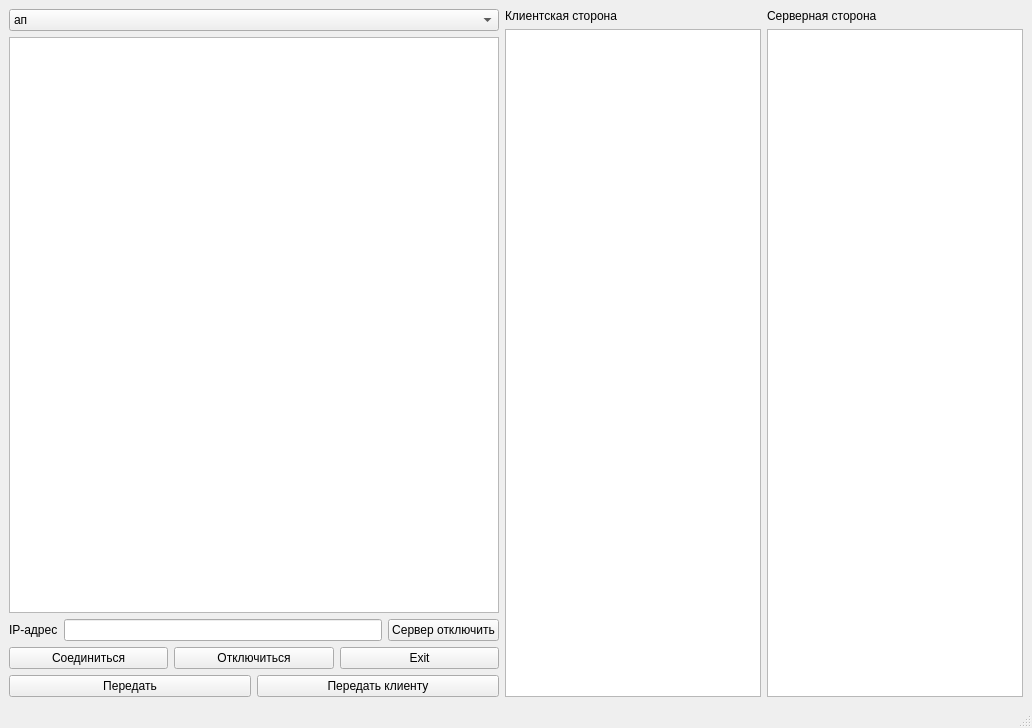
<?xml version="1.0" encoding="UTF-8"?>
<ui version="4.0">
 <class>MainWindow</class>
 <widget class="QMainWindow" name="MainWindow">
  <property name="geometry">
   <rect>
    <x>0</x>
    <y>0</y>
    <width>1032</width>
    <height>728</height>
   </rect>
  </property>
  <property name="windowTitle">
   <string>MainWindow</string>
  </property>
  <widget class="QWidget" name="centralwidget">
   <layout class="QHBoxLayout" name="horizontalLayout_7">
    <item>
     <layout class="QHBoxLayout" name="horizontalLayout_6">
      <item>
       <layout class="QVBoxLayout" name="verticalLayout_2">
        <item>
         <widget class="QComboBox" name="comboBox">
          <item>
           <property name="text">
            <string>ап</string>
           </property>
          </item>
         </widget>
        </item>
        <item>
         <widget class="QListView" name="listView"/>
        </item>
        <item>
         <layout class="QVBoxLayout" name="verticalLayout">
          <item>
           <layout class="QHBoxLayout" name="horizontalLayout_4">
            <item>
             <layout class="QHBoxLayout" name="horizontalLayout">
              <item>
               <widget class="QLabel" name="label">
                <property name="text">
                 <string>IP-адрес</string>
                </property>
               </widget>
              </item>
              <item>
               <widget class="QLineEdit" name="lineEdit"/>
              </item>
             </layout>
            </item>
            <item>
             <widget class="QPushButton" name="serverDisconnect">
              <property name="text">
               <string>Сервер отключить</string>
              </property>
             </widget>
            </item>
           </layout>
          </item>
          <item>
           <layout class="QHBoxLayout" name="horizontalLayout_2">
            <item>
             <widget class="QPushButton" name="pushButton_2">
              <property name="text">
               <string>Соединиться</string>
              </property>
             </widget>
            </item>
            <item>
             <widget class="QPushButton" name="pushButton">
              <property name="text">
               <string>Отключиться</string>
              </property>
             </widget>
            </item>
            <item>
             <widget class="QPushButton" name="pushButton_3">
              <property name="text">
               <string>Exit</string>
              </property>
             </widget>
            </item>
           </layout>
          </item>
          <item>
           <layout class="QHBoxLayout" name="horizontalLayout_3">
            <item>
             <widget class="QPushButton" name="transferToServer">
              <property name="text">
               <string>Передать</string>
              </property>
             </widget>
            </item>
            <item>
             <widget class="QPushButton" name="pushButton_5">
              <property name="text">
               <string>Передать клиенту</string>
              </property>
             </widget>
            </item>
           </layout>
          </item>
         </layout>
        </item>
       </layout>
      </item>
      <item>
       <layout class="QHBoxLayout" name="horizontalLayout_5">
        <item>
         <layout class="QVBoxLayout" name="verticalLayout_3">
          <item>
           <widget class="QLabel" name="label_2">
            <property name="text">
             <string>Клиентская сторона</string>
            </property>
           </widget>
          </item>
          <item>
           <widget class="QTextBrowser" name="clientView"/>
          </item>
         </layout>
        </item>
        <item>
         <layout class="QVBoxLayout" name="verticalLayout_4">
          <item>
           <widget class="QLabel" name="label_3">
            <property name="text">
             <string>Серверная сторона</string>
            </property>
           </widget>
          </item>
          <item>
           <widget class="QTextBrowser" name="serverView"/>
          </item>
         </layout>
        </item>
       </layout>
      </item>
     </layout>
    </item>
   </layout>
  </widget>
  <widget class="QMenuBar" name="menubar">
   <property name="geometry">
    <rect>
     <x>0</x>
     <y>0</y>
     <width>1032</width>
     <height>23</height>
    </rect>
   </property>
  </widget>
  <widget class="QStatusBar" name="statusbar"/>
 </widget>
 <resources/>
 <connections/>
</ui>
